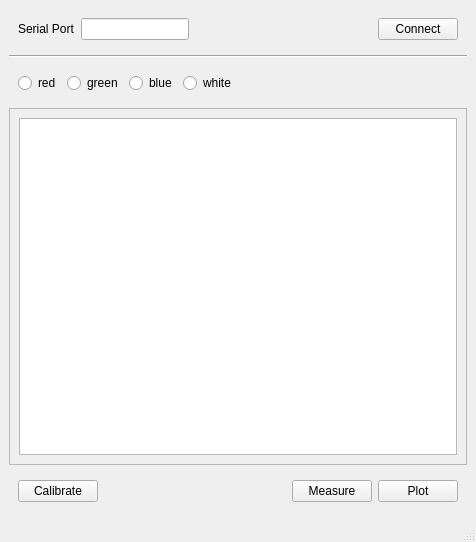
<?xml version="1.0" encoding="UTF-8"?>
<ui version="4.0">
 <class>MainWindow</class>
 <widget class="QMainWindow" name="MainWindow">
  <property name="geometry">
   <rect>
    <x>0</x>
    <y>0</y>
    <width>476</width>
    <height>542</height>
   </rect>
  </property>
  <property name="windowTitle">
   <string>Colorimeter Plot Slammer</string>
  </property>
  <widget class="QWidget" name="centralwidget">
   <layout class="QVBoxLayout" name="verticalLayout">
    <item>
     <widget class="QWidget" name="widget" native="true">
      <property name="sizePolicy">
       <sizepolicy hsizetype="Preferred" vsizetype="Fixed">
        <horstretch>0</horstretch>
        <verstretch>0</verstretch>
       </sizepolicy>
      </property>
      <layout class="QHBoxLayout" name="horizontalLayout">
       <item>
        <widget class="QLabel" name="label">
         <property name="text">
          <string>Serial Port</string>
         </property>
        </widget>
       </item>
       <item>
        <widget class="QLineEdit" name="serialPortLineEdit">
         <property name="sizePolicy">
          <sizepolicy hsizetype="Fixed" vsizetype="Fixed">
           <horstretch>0</horstretch>
           <verstretch>0</verstretch>
          </sizepolicy>
         </property>
         <property name="maximumSize">
          <size>
           <width>140</width>
           <height>16777215</height>
          </size>
         </property>
        </widget>
       </item>
       <item>
        <spacer name="horizontalSpacer">
         <property name="orientation">
          <enum>Qt::Horizontal</enum>
         </property>
         <property name="sizeHint" stdset="0">
          <size>
           <width>40</width>
           <height>20</height>
          </size>
         </property>
        </spacer>
       </item>
       <item>
        <widget class="QPushButton" name="connectPushButton">
         <property name="text">
          <string>Connect</string>
         </property>
        </widget>
       </item>
      </layout>
     </widget>
    </item>
    <item>
     <widget class="Line" name="line">
      <property name="orientation">
       <enum>Qt::Horizontal</enum>
      </property>
     </widget>
    </item>
    <item>
     <widget class="QWidget" name="widget_2" native="true">
      <property name="sizePolicy">
       <sizepolicy hsizetype="Preferred" vsizetype="Fixed">
        <horstretch>0</horstretch>
        <verstretch>0</verstretch>
       </sizepolicy>
      </property>
      <layout class="QHBoxLayout" name="horizontalLayout_2">
       <item>
        <widget class="QRadioButton" name="redRadioButton">
         <property name="sizePolicy">
          <sizepolicy hsizetype="Minimum" vsizetype="Fixed">
           <horstretch>0</horstretch>
           <verstretch>0</verstretch>
          </sizepolicy>
         </property>
         <property name="text">
          <string>red</string>
         </property>
        </widget>
       </item>
       <item>
        <widget class="QRadioButton" name="greenRadioButton">
         <property name="sizePolicy">
          <sizepolicy hsizetype="Minimum" vsizetype="Fixed">
           <horstretch>0</horstretch>
           <verstretch>0</verstretch>
          </sizepolicy>
         </property>
         <property name="text">
          <string>green</string>
         </property>
        </widget>
       </item>
       <item>
        <widget class="QRadioButton" name="blueRadioButton">
         <property name="sizePolicy">
          <sizepolicy hsizetype="Minimum" vsizetype="Fixed">
           <horstretch>0</horstretch>
           <verstretch>0</verstretch>
          </sizepolicy>
         </property>
         <property name="text">
          <string>blue</string>
         </property>
        </widget>
       </item>
       <item>
        <widget class="QRadioButton" name="whiteRadioButton">
         <property name="text">
          <string>white</string>
         </property>
        </widget>
       </item>
       <item>
        <spacer name="horizontalSpacer_2">
         <property name="orientation">
          <enum>Qt::Horizontal</enum>
         </property>
         <property name="sizeHint" stdset="0">
          <size>
           <width>134</width>
           <height>20</height>
          </size>
         </property>
        </spacer>
       </item>
      </layout>
     </widget>
    </item>
    <item>
     <widget class="QFrame" name="frame">
      <property name="frameShape">
       <enum>QFrame::StyledPanel</enum>
      </property>
      <property name="frameShadow">
       <enum>QFrame::Raised</enum>
      </property>
      <layout class="QHBoxLayout" name="horizontalLayout_4">
       <item>
        <widget class="QTableWidget" name="dataTableWidget">
         <property name="editTriggers">
          <set>QAbstractItemView::NoEditTriggers</set>
         </property>
        </widget>
       </item>
      </layout>
     </widget>
    </item>
    <item>
     <widget class="QWidget" name="widget_3" native="true">
      <property name="sizePolicy">
       <sizepolicy hsizetype="Minimum" vsizetype="Fixed">
        <horstretch>0</horstretch>
        <verstretch>0</verstretch>
       </sizepolicy>
      </property>
      <property name="maximumSize">
       <size>
        <width>16777215</width>
        <height>16777215</height>
       </size>
      </property>
      <layout class="QHBoxLayout" name="horizontalLayout_3">
       <item>
        <widget class="QPushButton" name="calibratePushButton">
         <property name="text">
          <string>Calibrate</string>
         </property>
        </widget>
       </item>
       <item>
        <spacer name="horizontalSpacer_3">
         <property name="orientation">
          <enum>Qt::Horizontal</enum>
         </property>
         <property name="sizeHint" stdset="0">
          <size>
           <width>40</width>
           <height>20</height>
          </size>
         </property>
        </spacer>
       </item>
       <item>
        <widget class="QPushButton" name="measurePushButton">
         <property name="text">
          <string>Measure</string>
         </property>
        </widget>
       </item>
       <item>
        <widget class="QPushButton" name="plotPushButton">
         <property name="text">
          <string>Plot</string>
         </property>
        </widget>
       </item>
      </layout>
     </widget>
    </item>
   </layout>
  </widget>
  <widget class="QMenuBar" name="menubar">
   <property name="geometry">
    <rect>
     <x>0</x>
     <y>0</y>
     <width>476</width>
     <height>23</height>
    </rect>
   </property>
  </widget>
  <widget class="QStatusBar" name="statusbar"/>
 </widget>
 <resources/>
 <connections/>
</ui>
